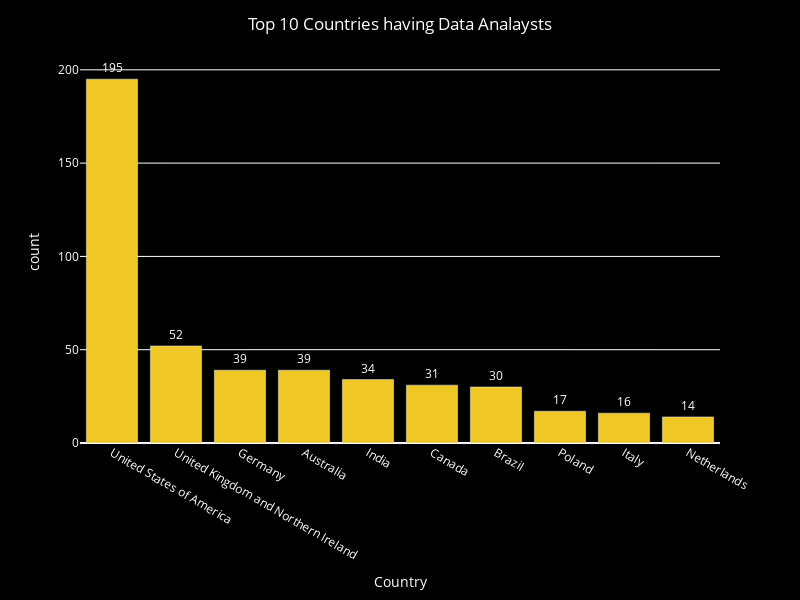

Notebook code for this chart:
### Markdown cell above
#### which country have the highest number of data analysts ?

### Code cell
tempdata=pd.DataFrame((data_df[data_df["DevType"]=="Data analyst"]["Country"].value_counts())).reset_index()
tempdata=tempdata.head(10)
tempdata.at[1,"Country"]="United Kingdom and Northern Ireland"
paint_bar(df=tempdata,x="Country",y="count",x_name="Country",y_name="count",title="Top 10 Countries having Data Analaysts")

### Figure 1 — Plotly figure (JSON) as saved in the notebook; plotly's stock layout.template omitted (floating-point values rounded to 4 significant figures)
{"data": [{"alignmentgroup": "True", "hovertemplate": "Country=%{x}<br>count=%{text}<extra></extra>", "legendgroup": "", "marker": {"color": "#F0C826", "pattern": {"shape": ""}}, "name": "", "offsetgroup": "", "orientation": "v", "showlegend": false, "text": [195, 52, 39, 39, 34, 31, 30, 17, 16, 14], "textposition": "outside", "type": "bar", "x": ["United States of America", "United Kingdom and Northern Ireland", "Germany", "Australia", "India", "Canada", "Brazil", "Poland", "Italy", "Netherlands"], "xaxis": "x", "y": [195, 52, 39, 39, 34, 31, 30, 17, 16, 14], "yaxis": "y"}], "layout": {"barmode": "relative", "font": {"color": "white"}, "height": 600, "legend": {"tracegroupgap": 0}, "margin": {"t": 60}, "paper_bgcolor": "black", "plot_bgcolor": "black", "showlegend": false, "title": {"font": {"color": "white"}, "text": "Top 10 Countries having Data Analaysts", "x": 0.5}, "width": 800, "xaxis": {"anchor": "y", "domain": [0, 1], "title": {"text": "Country"}}, "yaxis": {"anchor": "x", "domain": [0, 1], "title": {"text": "count"}}}}
